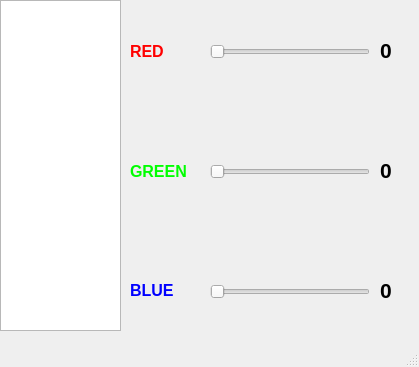
<?xml version="1.0" encoding="UTF-8"?>
<ui version="4.0">
 <class>MainWindow</class>
 <widget class="QMainWindow" name="MainWindow">
  <property name="windowModality">
   <enum>Qt::NonModal</enum>
  </property>
  <property name="geometry">
   <rect>
    <x>0</x>
    <y>0</y>
    <width>419</width>
    <height>367</height>
   </rect>
  </property>
  <property name="maximumSize">
   <size>
    <width>419</width>
    <height>367</height>
   </size>
  </property>
  <property name="palette">
   <palette>
    <active>
     <colorrole role="Highlight">
      <brush brushstyle="SolidPattern">
       <color alpha="255">
        <red>0</red>
        <green>0</green>
        <blue>0</blue>
       </color>
      </brush>
     </colorrole>
     <colorrole role="Link">
      <brush brushstyle="SolidPattern">
       <color alpha="255">
        <red>0</red>
        <green>0</green>
        <blue>0</blue>
       </color>
      </brush>
     </colorrole>
    </active>
    <inactive>
     <colorrole role="Highlight">
      <brush brushstyle="SolidPattern">
       <color alpha="255">
        <red>0</red>
        <green>0</green>
        <blue>0</blue>
       </color>
      </brush>
     </colorrole>
     <colorrole role="Link">
      <brush brushstyle="SolidPattern">
       <color alpha="255">
        <red>0</red>
        <green>0</green>
        <blue>0</blue>
       </color>
      </brush>
     </colorrole>
    </inactive>
    <disabled>
     <colorrole role="Highlight">
      <brush brushstyle="SolidPattern">
       <color alpha="255">
        <red>0</red>
        <green>120</green>
        <blue>215</blue>
       </color>
      </brush>
     </colorrole>
     <colorrole role="Link">
      <brush brushstyle="SolidPattern">
       <color alpha="255">
        <red>0</red>
        <green>0</green>
        <blue>0</blue>
       </color>
      </brush>
     </colorrole>
    </disabled>
   </palette>
  </property>
  <property name="font">
   <font>
    <pointsize>7</pointsize>
   </font>
  </property>
  <property name="windowTitle">
   <string>Controller</string>
  </property>
  <widget class="QWidget" name="centralWidget">
   <widget class="QTextEdit" name="Log">
    <property name="geometry">
     <rect>
      <x>0</x>
      <y>0</y>
      <width>121</width>
      <height>331</height>
     </rect>
    </property>
    <property name="palette">
     <palette>
      <active>
       <colorrole role="WindowText">
        <brush brushstyle="SolidPattern">
         <color alpha="255">
          <red>0</red>
          <green>0</green>
          <blue>0</blue>
         </color>
        </brush>
       </colorrole>
      </active>
      <inactive>
       <colorrole role="WindowText">
        <brush brushstyle="SolidPattern">
         <color alpha="255">
          <red>0</red>
          <green>0</green>
          <blue>0</blue>
         </color>
        </brush>
       </colorrole>
      </inactive>
      <disabled>
       <colorrole role="WindowText">
        <brush brushstyle="SolidPattern">
         <color alpha="255">
          <red>120</red>
          <green>120</green>
          <blue>120</blue>
         </color>
        </brush>
       </colorrole>
      </disabled>
     </palette>
    </property>
    <property name="font">
     <font>
      <family>Consolas</family>
      <pointsize>10</pointsize>
      <weight>75</weight>
      <bold>true</bold>
     </font>
    </property>
   </widget>
   <widget class="QSlider" name="Red_slider">
    <property name="geometry">
     <rect>
      <x>210</x>
      <y>41</y>
      <width>160</width>
      <height>22</height>
     </rect>
    </property>
    <property name="orientation">
     <enum>Qt::Horizontal</enum>
    </property>
   </widget>
   <widget class="QLabel" name="Red_label">
    <property name="geometry">
     <rect>
      <x>130</x>
      <y>36</y>
      <width>81</width>
      <height>31</height>
     </rect>
    </property>
    <property name="palette">
     <palette>
      <active>
       <colorrole role="WindowText">
        <brush brushstyle="SolidPattern">
         <color alpha="255">
          <red>255</red>
          <green>0</green>
          <blue>0</blue>
         </color>
        </brush>
       </colorrole>
      </active>
      <inactive>
       <colorrole role="WindowText">
        <brush brushstyle="SolidPattern">
         <color alpha="255">
          <red>255</red>
          <green>0</green>
          <blue>0</blue>
         </color>
        </brush>
       </colorrole>
      </inactive>
      <disabled>
       <colorrole role="WindowText">
        <brush brushstyle="SolidPattern">
         <color alpha="255">
          <red>120</red>
          <green>120</green>
          <blue>120</blue>
         </color>
        </brush>
       </colorrole>
      </disabled>
     </palette>
    </property>
    <property name="font">
     <font>
      <pointsize>12</pointsize>
      <weight>75</weight>
      <bold>true</bold>
     </font>
    </property>
    <property name="text">
     <string>RED</string>
    </property>
   </widget>
   <widget class="QLabel" name="Green_label">
    <property name="geometry">
     <rect>
      <x>130</x>
      <y>163</y>
      <width>71</width>
      <height>16</height>
     </rect>
    </property>
    <property name="palette">
     <palette>
      <active>
       <colorrole role="WindowText">
        <brush brushstyle="SolidPattern">
         <color alpha="255">
          <red>0</red>
          <green>255</green>
          <blue>0</blue>
         </color>
        </brush>
       </colorrole>
      </active>
      <inactive>
       <colorrole role="WindowText">
        <brush brushstyle="SolidPattern">
         <color alpha="255">
          <red>0</red>
          <green>255</green>
          <blue>0</blue>
         </color>
        </brush>
       </colorrole>
      </inactive>
      <disabled>
       <colorrole role="WindowText">
        <brush brushstyle="SolidPattern">
         <color alpha="255">
          <red>120</red>
          <green>120</green>
          <blue>120</blue>
         </color>
        </brush>
       </colorrole>
      </disabled>
     </palette>
    </property>
    <property name="font">
     <font>
      <pointsize>12</pointsize>
      <weight>75</weight>
      <bold>true</bold>
     </font>
    </property>
    <property name="text">
     <string>GREEN</string>
    </property>
   </widget>
   <widget class="QLabel" name="Blue_label">
    <property name="geometry">
     <rect>
      <x>130</x>
      <y>282</y>
      <width>91</width>
      <height>16</height>
     </rect>
    </property>
    <property name="palette">
     <palette>
      <active>
       <colorrole role="WindowText">
        <brush brushstyle="SolidPattern">
         <color alpha="255">
          <red>0</red>
          <green>0</green>
          <blue>255</blue>
         </color>
        </brush>
       </colorrole>
      </active>
      <inactive>
       <colorrole role="WindowText">
        <brush brushstyle="SolidPattern">
         <color alpha="255">
          <red>0</red>
          <green>0</green>
          <blue>255</blue>
         </color>
        </brush>
       </colorrole>
      </inactive>
      <disabled>
       <colorrole role="WindowText">
        <brush brushstyle="SolidPattern">
         <color alpha="255">
          <red>120</red>
          <green>120</green>
          <blue>120</blue>
         </color>
        </brush>
       </colorrole>
      </disabled>
     </palette>
    </property>
    <property name="font">
     <font>
      <pointsize>12</pointsize>
      <weight>75</weight>
      <bold>true</bold>
     </font>
    </property>
    <property name="text">
     <string>BLUE</string>
    </property>
   </widget>
   <widget class="QSlider" name="Blue_slider">
    <property name="geometry">
     <rect>
      <x>210</x>
      <y>281</y>
      <width>160</width>
      <height>22</height>
     </rect>
    </property>
    <property name="orientation">
     <enum>Qt::Horizontal</enum>
    </property>
   </widget>
   <widget class="QSlider" name="Green_slider">
    <property name="geometry">
     <rect>
      <x>210</x>
      <y>161</y>
      <width>160</width>
      <height>22</height>
     </rect>
    </property>
    <property name="orientation">
     <enum>Qt::Horizontal</enum>
    </property>
   </widget>
   <widget class="QLabel" name="Blue_number">
    <property name="geometry">
     <rect>
      <x>380</x>
      <y>280</y>
      <width>61</width>
      <height>21</height>
     </rect>
    </property>
    <property name="font">
     <font>
      <pointsize>16</pointsize>
      <weight>75</weight>
      <bold>true</bold>
     </font>
    </property>
    <property name="text">
     <string>0</string>
    </property>
   </widget>
   <widget class="QLabel" name="Green_number">
    <property name="geometry">
     <rect>
      <x>380</x>
      <y>160</y>
      <width>61</width>
      <height>21</height>
     </rect>
    </property>
    <property name="font">
     <font>
      <pointsize>16</pointsize>
      <weight>75</weight>
      <bold>true</bold>
     </font>
    </property>
    <property name="text">
     <string>0</string>
    </property>
   </widget>
   <widget class="QLabel" name="Red_number">
    <property name="geometry">
     <rect>
      <x>380</x>
      <y>40</y>
      <width>61</width>
      <height>21</height>
     </rect>
    </property>
    <property name="font">
     <font>
      <pointsize>16</pointsize>
      <weight>75</weight>
      <bold>true</bold>
     </font>
    </property>
    <property name="text">
     <string>0</string>
    </property>
   </widget>
  </widget>
  <widget class="QStatusBar" name="statusBar"/>
 </widget>
 <layoutdefault spacing="6" margin="11"/>
 <resources/>
 <connections/>
</ui>
